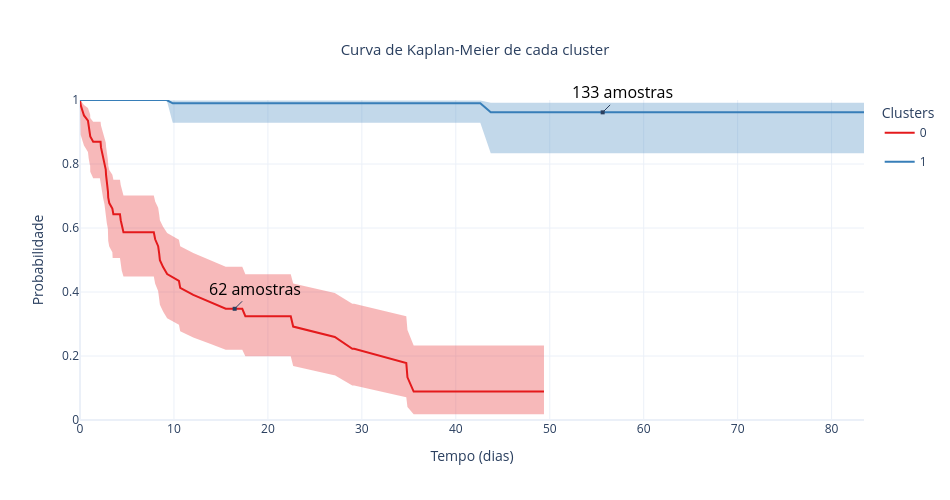

Notebook cell for this chart:
### Code cell
fig = model.plot_clusters()
# fig = model.plot_clusters(n_cluster=3, n_fit=0)

fig.show()
